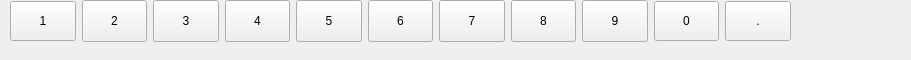
  <widget class="QFrame" name="frame_Number">
   <property name="geometry">
    <rect>
     <x>-1</x>
     <y>0</y>
     <width>911</width>
     <height>60</height>
    </rect>
   </property>
   <widget class="QWidget" name="layoutWidget_3">
    <property name="geometry">
     <rect>
      <x>10</x>
      <y>0</y>
      <width>781</width>
      <height>42</height>
     </rect>
    </property>
    <layout class="QHBoxLayout" name="horizontalLayout_Number">
     <item>
      <widget class="QPushButton" name="panelButton_1">
       <property name="minimumSize">
        <size>
         <width>45</width>
         <height>40</height>
        </size>
       </property>
       <property name="focusPolicy">
        <enum>Qt::NoFocus</enum>
       </property>
       <property name="styleSheet">
        <string notr="true"/>
       </property>
       <property name="text">
        <string>1</string>
       </property>
       <property name="buttonValue" stdset="0">
        <char>
         <unicode>49</unicode>
        </char>
       </property>
      </widget>
     </item>
     <item>
      <widget class="QPushButton" name="panelButton_2">
       <property name="sizePolicy">
        <sizepolicy hsizetype="Minimum" vsizetype="Minimum">
         <horstretch>0</horstretch>
         <verstretch>0</verstretch>
        </sizepolicy>
       </property>
       <property name="minimumSize">
        <size>
         <width>45</width>
         <height>40</height>
        </size>
       </property>
       <property name="focusPolicy">
        <enum>Qt::NoFocus</enum>
       </property>
       <property name="styleSheet">
        <string notr="true"/>
       </property>
       <property name="text">
        <string>2</string>
       </property>
       <property name="buttonValue" stdset="0">
        <char>
         <unicode>50</unicode>
        </char>
       </property>
      </widget>
     </item>
     <item>
      <widget class="QPushButton" name="panelButton_3">
       <property name="sizePolicy">
        <sizepolicy hsizetype="Minimum" vsizetype="Minimum">
         <horstretch>0</horstretch>
         <verstretch>0</verstretch>
        </sizepolicy>
       </property>
       <property name="minimumSize">
        <size>
         <width>45</width>
         <height>40</height>
        </size>
       </property>
       <property name="focusPolicy">
        <enum>Qt::NoFocus</enum>
       </property>
       <property name="styleSheet">
        <string notr="true"/>
       </property>
       <property name="text">
        <string>3</string>
       </property>
       <property name="buttonValue" stdset="0">
        <char>
         <unicode>51</unicode>
        </char>
       </property>
      </widget>
     </item>
     <item>
      <widget class="QPushButton" name="panelButton_4">
       <property name="sizePolicy">
        <sizepolicy hsizetype="Minimum" vsizetype="Minimum">
         <horstretch>0</horstretch>
         <verstretch>0</verstretch>
        </sizepolicy>
       </property>
       <property name="minimumSize">
        <size>
         <width>45</width>
         <height>40</height>
        </size>
       </property>
       <property name="focusPolicy">
        <enum>Qt::NoFocus</enum>
       </property>
       <property name="styleSheet">
        <string notr="true"/>
       </property>
       <property name="text">
        <string>4</string>
       </property>
       <property name="buttonValue" stdset="0">
        <char>
         <unicode>52</unicode>
        </char>
       </property>
      </widget>
     </item>
     <item>
      <widget class="QPushButton" name="panelButton_5">
       <property name="sizePolicy">
        <sizepolicy hsizetype="Minimum" vsizetype="Minimum">
         <horstretch>0</horstretch>
         <verstretch>0</verstretch>
        </sizepolicy>
       </property>
       <property name="minimumSize">
        <size>
         <width>45</width>
         <height>40</height>
        </size>
       </property>
       <property name="focusPolicy">
        <enum>Qt::NoFocus</enum>
       </property>
       <property name="styleSheet">
        <string notr="true"/>
       </property>
       <property name="text">
        <string>5</string>
       </property>
       <property name="buttonValue" stdset="0">
        <char>
         <unicode>53</unicode>
        </char>
       </property>
      </widget>
     </item>
     <item>
      <widget class="QPushButton" name="panelButton_6">
       <property name="sizePolicy">
        <sizepolicy hsizetype="Minimum" vsizetype="Minimum">
         <horstretch>0</horstretch>
         <verstretch>0</verstretch>
        </sizepolicy>
       </property>
       <property name="minimumSize">
        <size>
         <width>45</width>
         <height>40</height>
        </size>
       </property>
       <property name="focusPolicy">
        <enum>Qt::NoFocus</enum>
       </property>
       <property name="styleSheet">
        <string notr="true"/>
       </property>
       <property name="text">
        <string>6</string>
       </property>
       <property name="buttonValue" stdset="0">
        <char>
         <unicode>54</unicode>
        </char>
       </property>
      </widget>
     </item>
     <item>
      <widget class="QPushButton" name="panelButton_7">
       <property name="sizePolicy">
        <sizepolicy hsizetype="Minimum" vsizetype="Minimum">
         <horstretch>0</horstretch>
         <verstretch>0</verstretch>
        </sizepolicy>
       </property>
       <property name="minimumSize">
        <size>
         <width>45</width>
         <height>40</height>
        </size>
       </property>
       <property name="focusPolicy">
        <enum>Qt::NoFocus</enum>
       </property>
       <property name="styleSheet">
        <string notr="true"/>
       </property>
       <property name="text">
        <string>7</string>
       </property>
       <property name="buttonValue" stdset="0">
        <char>
         <unicode>55</unicode>
        </char>
       </property>
      </widget>
     </item>
     <item>
      <widget class="QPushButton" name="panelButton_8">
       <property name="sizePolicy">
        <sizepolicy hsizetype="Minimum" vsizetype="Minimum">
         <horstretch>0</horstretch>
         <verstretch>0</verstretch>
        </sizepolicy>
       </property>
       <property name="minimumSize">
        <size>
         <width>45</width>
         <height>40</height>
        </size>
       </property>
       <property name="focusPolicy">
        <enum>Qt::NoFocus</enum>
       </property>
       <property name="styleSheet">
        <string notr="true"/>
       </property>
       <property name="text">
        <string>8</string>
       </property>
       <property name="buttonValue" stdset="0">
        <char>
         <unicode>57</unicode>
        </char>
       </property>
      </widget>
     </item>
     <item>
      <widget class="QPushButton" name="panelButton_9">
       <property name="sizePolicy">
        <sizepolicy hsizetype="Minimum" vsizetype="Minimum">
         <horstretch>0</horstretch>
         <verstretch>0</verstretch>
        </sizepolicy>
       </property>
       <property name="minimumSize">
        <size>
         <width>45</width>
         <height>40</height>
        </size>
       </property>
       <property name="focusPolicy">
        <enum>Qt::NoFocus</enum>
       </property>
       <property name="styleSheet">
        <string notr="true"/>
       </property>
       <property name="text">
        <string>9</string>
       </property>
       <property name="buttonValue" stdset="0">
        <char>
         <unicode>57</unicode>
        </char>
       </property>
      </widget>
     </item>
     <item>
      <widget class="QPushButton" name="panelButton_0">
       <property name="minimumSize">
        <size>
         <width>45</width>
         <height>40</height>
        </size>
       </property>
       <property name="focusPolicy">
        <enum>Qt::NoFocus</enum>
       </property>
       <property name="styleSheet">
        <string notr="true"/>
       </property>
       <property name="text">
        <string>0</string>
       </property>
       <property name="buttonValue" stdset="0">
        <char>
         <unicode>48</unicode>
        </char>
       </property>
      </widget>
     </item>
     <item>
      <widget class="QPushButton" name="panelButton_Decimal">
       <property name="minimumSize">
        <size>
         <width>45</width>
         <height>40</height>
        </size>
       </property>
       <property name="focusPolicy">
        <enum>Qt::NoFocus</enum>
       </property>
       <property name="styleSheet">
        <string notr="true"/>
       </property>
       <property name="text">
        <string>.</string>
       </property>
       <property name="buttonValue" stdset="0">
        <char>
         <unicode>48</unicode>
        </char>
       </property>
      </widget>
     </item>
    </layout>
   </widget>
  </widget>
